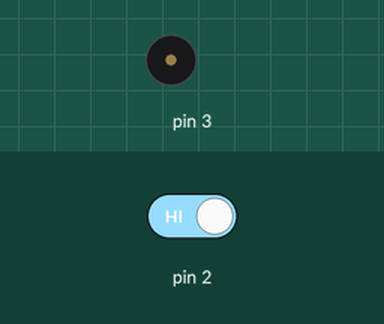
Simulated run of this sketch. Board: Arduino Uno, built with avr-gcc and run on an emulated ATmega328P. Parts: buzzer (waves = sounding). The inputs (shaded band) are chosen by the test bench; at power-on: pin 2 HIGH.

Above: at 1.2 s.
1.3 s: pin 2 driven LOW
At 2.6 s:
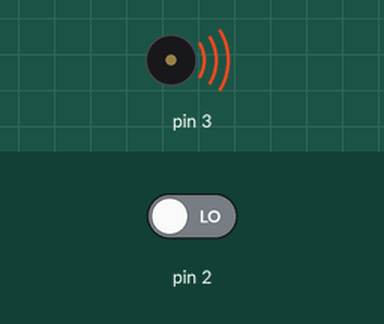
Timing chart, 0 to 8.8 s (numbered marks = the images above; inputs shaded):
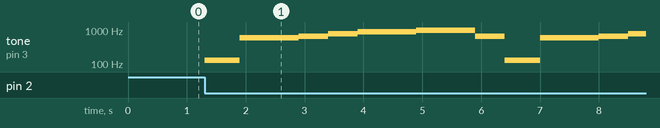

Measured:
- after the input at 1.3 s, tone on pin 3: plays 131 Hz for 0.60 s, 587 Hz for 1.0 s, 659 Hz for 0.50 s, 784 Hz for 0.50 s, 880 Hz for 1.0 s, 988 Hz for 1.0 s … (11 notes in this stretch), starting at once

The sketch:

YingYueMenLing.ino
```cpp
void setup(){
  pinMode(2, INPUT);
  pinMode(3, OUTPUT);
}

void loop(){
  // 判断连接在D2号接口的触摸传感器是否被触摸；0表示有触摸，1表示没有被触摸
  if (digitalRead(2) == 0) {
    tone(3,131);
    delay(600);
    tone(3,587);
    delay(500);
    tone(3,587);
    delay(500);
    tone(3,659);
    delay(500);
    tone(3,784);
    delay(500);
    tone(3,880);
    delay(500);
    tone(3,880);
    delay(500);
    tone(3,988);
    delay(500);
    tone(3,988);
    delay(500);
    tone(3,659);
    delay(500);

  } else {
    noTone(3);

  }

}
```

Buzzer.cpp
```cpp
#include "Buzzer.h"
#include <avr/wdt.h>

uint8_t buzzer_pin;

#ifdef ME_PORT_DEFINED
/**
 * Alternate Constructor which can call your own function to map the Buzzer to arduino port,
 * Buzzer pins are used and initialized here.
 * \param[in]
 *   None
 */
Buzzer::Buzzer()
{
  buzzer_pin = 9;
}

/**
 * Alternate Constructor which can call your own function to map the Buzzer to arduino port,
 * If the hardware serial was selected, we will used the hardware serial.
 * \param[in]
 *   port - RJ25 port from PORT_1 to M2
 */
Buzzer::Buzzer(uint8_t port):MePort(port)
{
  buzzer_pin = port;
}

/**
 * Alternate Constructor which can call your own function to map the Buzzer to arduino port,
 * you can set any slot for the buzzer device.
 * \param[in]
 *   port - RJ25 port from PORT_1 to M2
 * \param[in]
 *   slot - SLOT1 or SLOT2
 */
Buzzer::Buzzer(uint8_t port, uint8_t slot):MePort(port)
{
  buzzer_pin = s2;
  if(slot == SLOT2)
  {
    buzzer_pin = s2;
  }
  else
  {
    buzzer_pin = s1;
  }
}
#else // ME_PORT_DEFINED
/**
 * Alternate Constructor which can call your own function to map the Buzzer to arduino port,
 * \param[in]
 *   switchPin - arduino port for buzzer detect pin.
 */
Buzzer::Buzzer(int pin)
{
  buzzer_pin = pin;
}
#endif // ME_PORT_DEFINED

/**
 * \par Function
 *    setpin
 * \par Description
 *    Reset the buzzer available pin by its arduino port.
 * \param[in]
 *    pin - arduino port for buzzer detect pin.
 * \par Output
 *    None
 * \par Return
 *    None
 * \par Others
 *    None
 */
void Buzzer::setpin(int pin)
{
  buzzer_pin = pin;
}

/**
 * \par Function
 *    tone
 * \par Description
 *    Playing the tones.
 * \param[in]
 *    pin - Which pin on board that buzzer is connecting to.
 * \param[in]
 *    frequency - The speed of buzzer's tone play.
 * \param[in]
 *    duration - Time of a tone play.
 * \par Output
 *    None
 * \Return
 *    None.
 * \par Others
 *    Frequency (in hertz) and duration (in milliseconds).
 */
void Buzzer::tone(int pin, uint16_t frequency, uint32_t duration)
{
  buzzer_pin = pin;
  int period = 1000000L / frequency;
  int pulse = period / 2;
  pinMode(buzzer_pin, OUTPUT);
  for (long i = 0; i < duration * 1000L; i += period)
  {
    digitalWrite(buzzer_pin, HIGH);
    delayMicroseconds(pulse);
    digitalWrite(buzzer_pin, LOW);
    delayMicroseconds(pulse);
    wdt_reset();
  }
}

/**
 * \par Function
 *    tone
 * \par Description
 *    Playing the tones.
 * \param[in]
 *    frequency - The speed of buzzer's tone play.
 * \param[in]
 *    duration - Time of a tone play.
 * \par Output
 *    None
 * \Return
 *    None.
 * \par Others
 *    Frequency (in hertz) and duration (in milliseconds).
 */
void Buzzer::tone(uint16_t frequency, uint32_t duration)
{
    int period = 1000000L / frequency;
    int pulse = period / 2;
    pinMode(buzzer_pin, OUTPUT);
    for (long i = 0; i < duration * 1000L; i += period)
    {
        digitalWrite(buzzer_pin, HIGH);
        delayMicroseconds(pulse);
        digitalWrite(buzzer_pin, LOW);
        delayMicroseconds(pulse);
        wdt_reset();
    }
}

void Buzzer::_tone (float noteFrequency, long noteDuration, int silentDuration)
{

    // tone(10,261,500);
    // delay(500);

      if(silentDuration==0){silentDuration=1;}

      tone(buzzer_pin, noteFrequency, noteDuration);
      delay(noteDuration);       //milliseconds to microseconds
      //noTone(PIN_Buzzer);
      delay(silentDuration);
}


void Buzzer::bendTones(float initFrequency, float finalFrequency, float prop, long noteDuration, int silentDuration){

  //Examples:
  //  bendTones (880, 2093, 1.02, 18, 1);
  //  bendTones (note_A5, note_C7, 1.02, 18, 0);

  if(silentDuration==0){silentDuration=1;}

  if(initFrequency < finalFrequency)
  {
      for (int i=initFrequency; i<finalFrequency; i=i*prop) {
          _tone(i, noteDuration, silentDuration);
      }

  } else{

      for (int i=initFrequency; i>finalFrequency; i=i/prop) {
          _tone(i, noteDuration, silentDuration);
      }
  }
}

/**
 * \par Function
 *    noTone
 * \par Description
 *    Do not playing the tones.
 * \param[in]
 *    pin - Which pin on board that buzzer is connecting to.
 * \par Output
 *    None
 * \Return
 *    None.
 * \par Others
 *    None
 */
void Buzzer::noTone(int pin)
{
  buzzer_pin = pin;
  pinMode(buzzer_pin, OUTPUT);
  digitalWrite(buzzer_pin, LOW);
}

/**
 * \par Function
 *    noTone
 * \par Description
 *    Do not playing the tones.
 * \param[in]
 *    None
 * \par Output
 *    None
 * \Return
 *    None.
 * \par Others
 *    None
 */
void Buzzer::noTone()
{
  pinMode(buzzer_pin, OUTPUT);
  digitalWrite(buzzer_pin, LOW);
}
```

Buzzer.h
```cpp
// (licence header left out)
#ifndef Buzzer_H
#define Buzzer_H

#include <stdint.h>
#include <stdbool.h>
#include <Arduino.h>

#ifdef ME_PORT_DEFINED
#include "MePort.h"
#endif // ME_PORT_DEFINED

/**
 * Class: Buzzer
 * \par Description
 * Declaration of Class Buzzer.
 */

 #ifdef ME_PORT_DEFINED
class Buzzer : public MePort
#else
class Buzzer
#endif

{
public:
#ifdef ME_PORT_DEFINED
/**
 * Alternate Constructor which can call your own function to map the buzzer to arduino port,
 * no pins are used or initialized here.
 * \param[in]
 *   None
*/
  Buzzer();

/**
 * Alternate Constructor which can call your own function to map the Buzzer to arduino port,
 * If the hardware serial was selected, we will used the hardware serial.
 * \param[in]
 *   port - RJ25 port from PORT_1 to M2
*/
  Buzzer(uint8_t port);

/**
 * Alternate Constructor which can call your own function to map the Buzzer to arduino port,
 * you can set any slot for the buzzer device.
 * \param[in]
 *   port - RJ25 port from PORT_1 to M2
 * \param[in]
 *   slot - SLOT1 or SLOT2
 */
  Buzzer(uint8_t port, uint8_t slot);
#else // ME_PORT_DEFINED
/**
 * Alternate Constructor which can call your own function to map the Buzzer to arduino port,
 * \param[in]
 *   switchPin - arduino port for buzzer detect pin.
*/
  Buzzer(int pin);
#endif // ME_PORT_DEFINED
/**
 * \par Function
 *    setpin
 * \par Description
 *    Reset the buzzer available pin by its arduino port.
 * \param[in]
 *    pin - arduino port for buzzer detect pin.
 * \par Output
 *    None
 * \par Return
 *    None
 * \par Others
 *    None
 */
  void setpin(int pin);

/**
 * \par Function
 *    tone
 * \par Description
 *    Playing the tones.
 * \param[in]
 *    pin - Which pin on board that buzzer is connecting to.
 * \param[in]
 *    frequency - The speed of buzzer's tone play.
 * \param[in]
 *    duration - Time of a tone play.
 * \par Output
 *    None
 * \Return
 *    None.
 * \par Others
 *    Frequency (in hertz) and duration (in milliseconds).
 */
  void tone(int pin, uint16_t frequency, uint32_t duration);

/**
 * \par Function
 *    tone
 * \par Description
 *    Playing the tones.
 * \param[in]
 *    frequency - The speed of buzzer's tone play.
 * \param[in]
 *    duration - Time of a tone play.
 * \par Output
 *    None
 * \Return
 *    None.
 * \par Others
 *    Frequency (in hertz) and duration (in milliseconds).
 */
  void tone(uint16_t frequency, uint32_t duration = 0);

/**
 * \par Function
 *    noTone
 * \par Description
 *    Do not playing the tones.
 * \param[in]
 *    pin - Which pin on board that buzzer is connecting to.
 * \par Output
 *    None
 * \Return
 *    None.
 * \par Others
 *    None
 */

  void _tone(float noteFrequency, long noteDuration, int silentDuration);
  void bendTones(float initFrequency, float finalFrequency, float prop, long noteDuration, int silentDuration);

  void noTone(int pin);

/**
 * \par Function
 *    noTone
 * \par Description
 *    Do not playing the tones.
 * \param[in]
 *    None
 * \par Output
 *    None
 * \Return
 *    None.
 * \par Others
 *    None
 */
  void noTone();
};
#endif
```

PH20Port.cpp
```cpp
#include "PH20Port.h"

PH20Port_Sig PH20_Port[RJ25_MAX] =
{
  { A3, NC, NC, NC, NC, NC },  //1
  { A2, NC, NC, NC, NC, NC },  //2
  { A1, NC, NC, NC, NC, NC },  //3
  { A0, NC, NC, NC, NC, NC },  //4
  {  7, A0, NC, NC, NC, NC },  //5
  {  8, A1, NC, NC, NC, NC },  //6
  { A5, A4, NC, NC, NC, NC },  //7
  {  6,  5, NC, NC, NC, NC },  //8
  {  3, NC, NC, NC, NC, NC },  //9
  {  4, NC, NC, NC, NC, NC },  //10
  {  5, NC, NC, NC, NC, NC },  //11
  {  6, NC, NC, NC, NC, NC },  //12
  {  4,  7,  8, A3, NC, NC },  //13
  {  2,  7, A5, A4, NC, NC },  //14
  { NC, NC,  3,  5,  6, NC },  //15
  { NC, NC, A4, A5,  2, NC },  //16
};

/***********************Port*********************/
/**
 * Alternate Constructor which can call your own function to map the PH20Port to arduino port,
 * no pins are used or initialized here
 */
PH20Port::PH20Port(void)
{
  s1 = PH20_Port[0].s1;
  s2 = PH20_Port[0].s2;
  s3 = PH20_Port[0].s3;
  s4 = PH20_Port[0].s4;
  s5 = PH20_Port[0].s5;
  s6 = PH20_Port[0].s6;
  _port = 0;
}

/**
 * Alternate Constructor which can call your own function to map the PH20Port to arduino port,
 * no pins are used or initialized here, but PWM frequency set to 976 Hz
 * \param[in]
 *   port - RJ25 port from PORT_1 to M2
 */
PH20Port::PH20Port(uint8_t port)
{
  if (port < 1) return;
  s1 = PH20_Port[port-1].s1;
  s2 = PH20_Port[port-1].s2;
  s3 = PH20_Port[port-1].s3;
  s4 = PH20_Port[port-1].s4;
  s5 = PH20_Port[port-1].s5;
  s6 = PH20_Port[port-1].s6;
  _port = port;
}


/**
 * Alternate Constructor which can call your own function to map the PH20Port to arduino port,
 * no pins are used or initialized here, but PWM frequency set to 976 Hz
 * \param[in]
 *   port - RJ25 port from PORT_1 to M2
 * \param[in]
 *   slot - SLOT1 or SLOT2
 */
PH20Port::PH20Port(uint8_t port, uint8_t slot)
{
  if (port < 1) return;
  s1 = PH20_Port[port-1].s1;
  s2 = PH20_Port[port-1].s2;
  _port = port;
  _slot = slot;
}

/**
 * \par Function
 *   getPort
 * \par Description
 *   Get current valid port of current RJ25 object
 * \par Output
 *   None
 * \return
 *   Port bumber from PORT_1 to M2
 * \par Others
 *   None
 */
uint8_t PH20Port::getPort()
{
  return(_port);
}

/**
 * \par Function
 *   getSlot
 * \par Description
 *   Get current valid slot of current RJ25 object's port
 * \par Output
 *   None
 * \return
 *   Slot bumber SLOT1 or SLOT2
 * \par Others
 *   None
 */
uint8_t PH20Port::getSlot(void)
{
  return(_slot);
}

/**
 * \par Function
 *   dRead1
 * \par Description
 *   Read the digital input value on slot1 of current RJ25 object's port
 * \param[in]
 *   mode - digital input mode INPUT or INPUT_PULLUP
 * \par Output
 *   None
 * \return
 *   Digital input value
 * \par Others
 *   None
 */
bool PH20Port::dRead1(uint8_t mode)
{
  bool val;
  pinMode(s1, mode);
  val = digitalRead(s1);
  return(val);
}

/**
 * \par Function
 *   dRead2
 * \par Description
 *   Read the digital input value on slot2 of current RJ25 object's port
 * \param[in]
 *   mode - digital input mode INPUT or INPUT_PULLUP
 * \par Output
 *   None
 * \return
 *   Digital input value
 * \par Others
 *   None
 */
bool PH20Port::dRead2(uint8_t mode)
{
  bool val;
  pinMode(s2, mode);
  val = digitalRead(s2);
  return(val);
}

bool PH20Port::dRead3(uint8_t mode)
{
  bool val;
  pinMode(s3, mode);
  val = digitalRead(s3);
  return(val);
}

bool PH20Port::dRead4(uint8_t mode)
{
  bool val;
  pinMode(s4, mode);
  val = digitalRead(s4);
  return(val);
}

bool PH20Port::dRead5(uint8_t mode)
{
  bool val;
  pinMode(s5, mode);
  val = digitalRead(s5);
  return(val);
}


/**
 * \par Function
 *   dpRead1
 * \par Description
 *   Read the digital input value on slot1 of current RJ25 object's port, the input
 *   mode set as INPUT_PULLUP.
 * \par Output
 *   None
 * \return
 *   Digital input value
 * \par Others
 *   None
 */
bool PH20Port::dpRead1(void)
{
  bool val;
  pinMode(s1, INPUT_PULLUP);
  val = digitalRead(s1);
  return(val);
}

/**
 * \par Function
 *   dpRead2
 * \par Description
 *   Read the digital input value on slot2 of current RJ25 object's port, the input
 *   mode set as INPUT_PULLUP.
 * \par Output
 *   None
 * \return
 *   Digital input value
 * \par Others
 *   None
 */
bool PH20Port::dpRead2(void)
{
  bool val;
  pinMode(s2, INPUT_PULLUP);
  val = digitalRead(s2);
  return(val);
}

/**
 * \par Function
 *   dWrite1
 * \par Description
 *   Set the digital output value on slot1 of current RJ25 object's port
 * \param[in]
 *   value - digital output value HIGH or LOW
 * \par Output
 *   None
 * \return
 *   None
 * \par Others
 *   None
 */
void PH20Port::dWrite1(bool value)
{
  pinMode(s1, OUTPUT);
  digitalWrite(s1, value);
}

/**
 * \par Function
 *   dWrite2
 * \par Description
 *   Set the digital output value on slot2 of current RJ25 object's port
 * \param[in]
 *   value - digital output value HIGH or LOW
 * \par Output
 *   None
 * \return
 *   None
 * \par Others
 *   None
 */
void PH20Port::dWrite2(bool value)
{
  pinMode(s2, OUTPUT);
  digitalWrite(s2, value);
}

void PH20Port::dWrite3(bool value)
{
  pinMode(s3, OUTPUT);
  digitalWrite(s3, value);
}
void PH20Port::dWrite4(bool value)
{
  pinMode(s4, OUTPUT);
  digitalWrite(s4, value);
}
void PH20Port::dWrite5(bool value)
{
  pinMode(s5, OUTPUT);
  digitalWrite(s5, value);
}

/**
 * \par Function
 *   aRead1
 * \par Description
 *   Read the analog value on slot1 of current RJ25 object's port
 * \par Output
 *   None
 * \return
 *   Analog value from 0-1023
 * \par Others
 *   None
 */
int16_t PH20Port::aRead1(void)
{
  int16_t val;
  pinMode(s1, INPUT);
  val = analogRead(s1);
  return(val);
}

/**
 * \par Function
 *   aRead2
 * \par Description
 *   Read the analog value on slot2 of current RJ25 object's port
 * \par Output
 *   None
 * \return
 *   Analog value from 0-1023
 * \par Others
 *   None
 */
int16_t PH20Port::aRead2(void)
{
  int16_t val;
  pinMode(s2, INPUT);
  val = analogRead(s2);
  return(val);
}

int16_t PH20Port::aRead3(void)
{
  int16_t val;
  pinMode(s3, INPUT);
  val = analogRead(s3);
  return(val);
}

int16_t PH20Port::aRead4(void)
{
  int16_t val;
  pinMode(s4, INPUT);
  val = analogRead(s4);
  return(val);
}

int16_t PH20Port::aRead5(void)
{
  int16_t val;
  pinMode(s5, INPUT);
  val = analogRead(s5);
  return(val);
}
/**
 * \par Function
 *   aWrite1
 * \par Description
 *   Set the PWM output value on slot1 of current RJ25 object's port
 * \param[in]
 *   value - Analog value between 0 to 255
 * \par Output
 *   None
 * \return
 *   None
 * \par Others
 *   None
 */
void PH20Port::aWrite1(int16_t value)
{
  analogWrite(s1, value);
}

/**
 * \par Function
 *   aWrite2
 * \par Description
 *   Set the PWM output value on slot2 of current RJ25 object's port
 * \param[in]
 *   value - Analog value between 0 to 255
 * \par Output
 *   None
 * \return
 *   None
 * \par Others
 *   None
 */
void PH20Port::aWrite2(int16_t value)
{
  analogWrite(s2, value);
}

void PH20Port::aWrite3(int16_t value)
{
  analogWrite(s3, value);
}
void PH20Port::aWrite4(int16_t value)
{
  analogWrite(s4, value);
}
void PH20Port::aWrite5(int16_t value)
{
  analogWrite(s5, value);
}
/**
 * \par Function
 *   reset
 * \par Description
 *   Reset the RJ25 available PIN by its port
 * \param[in]
 *   port - RJ25 port from PORT_1 to M2
 * \par Output
 *   None
 * \return
 *   None
 * \par Others
 *   None
 */
void PH20Port::reset(uint8_t port)
{
  if ( port < 1) return;
  s1 = PH20_Port[port-1].s1;
  s2 = PH20_Port[port-1].s2;
  _port = port;
}

/**
 * \par Function
 *   reset
 * \par Description
 *   Reset the RJ25 available PIN by its port and slot
 * \param[in]
 *   port - RJ25 port from PORT_1 to M2
 * \param[in]
 *   slot - SLOT1 or SLOT2
 * \par Output
 *   None
 * \return
 *   None
 * \par Others
 *   None
 */
void PH20Port::reset(uint8_t port, uint8_t slot)
{
  if ( port < 1) return;
  s1 = PH20_Port[port-1].s1;
  s2 = PH20_Port[port-1].s2;
  _port = port;
  _slot = slot;
}

/**
 * \par Function
 *   pin1
 * \par Description
 *   Return the arduino pin number of current RJ25 object's slot1
 * \par Output
 *   None
 * \return
 *   The PIN number of arduino
 * \par Others
 *   None
 */
uint8_t PH20Port::pin1(void)
{
  return(s1);
}

/**
 * \par Function
 *   pin2
 * \par Description
 *   Return the arduino pin number of current RJ25 object's slot2
 * \par Output
 *   None
 * \return
 *   The PIN number of arduino
 * \par Others
 *   None
 */
uint8_t PH20Port::pin2(void)
{
  return(s2);
}

uint8_t PH20Port::pin3(void)
{
  return(s3);
}
uint8_t PH20Port::pin4(void)
{
  return(s4);
}
uint8_t PH20Port::pin5(void)
{
  return(s5);
}
/**
 * \par Function
 *   pin
 * \par Description
 *   Return the arduino pin number of current RJ25 object's port, if the RJ25 module
 *   have one available PIN.
 * \par Output
 *   None
 * \return
 *   The PIN number of arduino
 * \par Others
 *   None
 */
uint8_t PH20Port::pin(void)
{
  return(_slot == SLOT_1 ? s1 : s2);
}

/**
 * \par Function
 *   pin
 * \par Description
 *   Return the arduino pin number of current RJ25 object's port
 * \param[in]
 *   port - RJ25 port from PORT_1 to M2
 * \param[in]
 *   slot - SLOT1 or SLOT2
 * \par Output
 *   None
 * \return
 *   The PIN number of arduino
 * \par Others
 *   None
 */
uint8_t PH20Port::pin(uint8_t port, uint8_t slot)
{
  if ( port < 1) return;
  return(slot == SLOT_1 ? PH20_Port[port-1].s1 : PH20_Port[port-1].s2);
}
```

Source omitted: PH20Port.h (7653 bytes)
